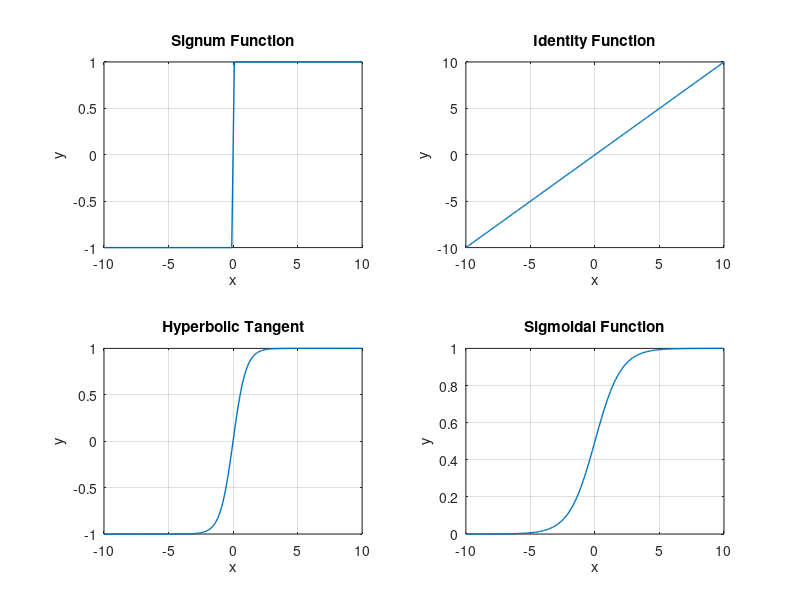

This figure's MATLAB source:
% Write a MATLAB code to generate a few activation functions that are being used in neural networks. Consider a dataset having a value from -10 to 10 in steps of 0.1. Plot the following function for the dataset. Use subplot to plot it in plot space.
%a) Signum function
%b) Identity function: y=x
%c) Hyperbolic Tangent: y=(1-e^(-x)/(1+e^(-x))
%d) Sigmoidal function

% Define the data set
data_set = -10:0.1:10;

% Calculate values for different activation functions
y_signum = sign(data_set);
y_identity = data_set;
y_tanh = tanh(data_set);
y_sigmoid = 1./(1 + exp(-data_set));


% Create a subplot with 2 rows and 2 columns
subplot(2, 2, 1);
plot(data_set, y_signum, 'LineWidth', 1);
title('Signum Function');
xlabel('x');
ylabel('y');
grid on;

subplot(2, 2, 2);
plot(data_set, y_identity, 'LineWidth', 1);
title('Identity Function');
xlabel('x');
ylabel('y');
grid on;


subplot(2, 2, 3);
plot(data_set, y_tanh, 'LineWidth', 1);
title('Hyperbolic Tangent');
xlabel('x');
ylabel('y');
grid on;

subplot(2, 2, 4);
plot(data_set, y_sigmoid, 'LineWidth', 1);
title('Sigmoidal Function');
xlabel('x');
ylabel('y');
grid on;
